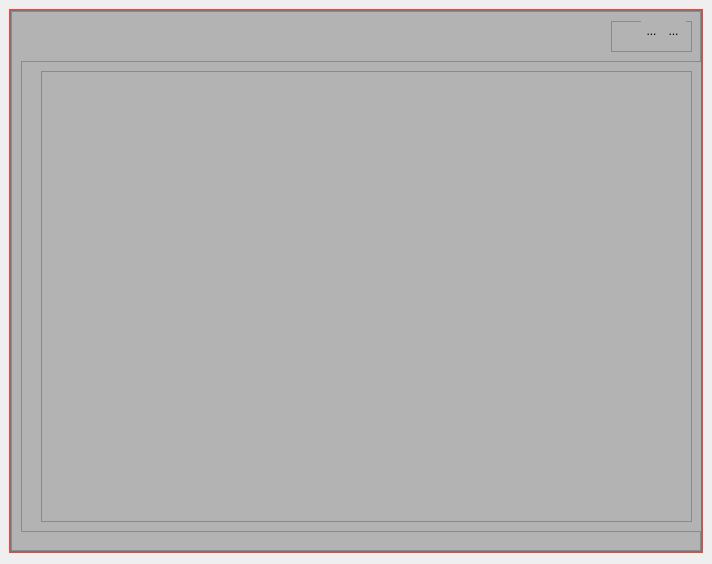
<?xml version="1.0" encoding="UTF-8"?>
<ui version="4.0">
 <class>consulta_cliente</class>
 <widget class="QWidget" name="consulta_cliente">
  <property name="geometry">
   <rect>
    <x>0</x>
    <y>0</y>
    <width>712</width>
    <height>564</height>
   </rect>
  </property>
  <property name="windowTitle">
   <string>Form</string>
  </property>
  <property name="styleSheet">
   <string notr="true"/>
  </property>
  <layout class="QVBoxLayout" name="verticalLayout">
   <property name="leftMargin">
    <number>9</number>
   </property>
   <property name="topMargin">
    <number>9</number>
   </property>
   <property name="rightMargin">
    <number>9</number>
   </property>
   <item>
    <widget class="QFrame" name="central_frame">
     <property name="styleSheet">
      <string notr="true">QWidget#central_frame{border: 1px solid rgb(249,66,58);}</string>
     </property>
     <property name="frameShape">
      <enum>QFrame::StyledPanel</enum>
     </property>
     <property name="frameShadow">
      <enum>QFrame::Raised</enum>
     </property>
     <layout class="QVBoxLayout" name="verticalLayout_2">
      <property name="spacing">
       <number>0</number>
      </property>
      <property name="leftMargin">
       <number>0</number>
      </property>
      <property name="topMargin">
       <number>0</number>
      </property>
      <property name="rightMargin">
       <number>0</number>
      </property>
      <property name="bottomMargin">
       <number>0</number>
      </property>
      <item>
       <widget class="QFrame" name="background_frame">
        <property name="styleSheet">
         <string notr="true">background-color: rgb(151, 153, 155);

</string>
        </property>
        <property name="frameShape">
         <enum>QFrame::StyledPanel</enum>
        </property>
        <property name="frameShadow">
         <enum>QFrame::Raised</enum>
        </property>
        <layout class="QVBoxLayout" name="verticalLayout_3">
         <property name="spacing">
          <number>0</number>
         </property>
         <property name="leftMargin">
          <number>0</number>
         </property>
         <property name="topMargin">
          <number>0</number>
         </property>
         <property name="rightMargin">
          <number>0</number>
         </property>
         <property name="bottomMargin">
          <number>0</number>
         </property>
         <item>
          <widget class="QFrame" name="contenido_frame">
           <property name="styleSheet">
            <string notr="true">background-color: rgb(179, 179, 179)</string>
           </property>
           <property name="frameShape">
            <enum>QFrame::StyledPanel</enum>
           </property>
           <property name="frameShadow">
            <enum>QFrame::Raised</enum>
           </property>
           <widget class="QFrame" name="botones_frame">
            <property name="geometry">
             <rect>
              <x>600</x>
              <y>10</y>
              <width>81</width>
              <height>31</height>
             </rect>
            </property>
            <property name="frameShape">
             <enum>QFrame::StyledPanel</enum>
            </property>
            <property name="frameShadow">
             <enum>QFrame::Raised</enum>
            </property>
            <widget class="QToolButton" name="minimizar">
             <property name="geometry">
              <rect>
               <x>30</x>
               <y>0</y>
               <width>21</width>
               <height>20</height>
              </rect>
             </property>
             <property name="styleSheet">
              <string notr="true">border-style: solid;
border-with 0px;</string>
             </property>
             <property name="text">
              <string>...</string>
             </property>
             <property name="icon">
              <iconset>
               <normaloff>../assets/Iconos/minimize-window.png</normaloff>../assets/Iconos/minimize-window.png</iconset>
             </property>
             <property name="iconSize">
              <size>
               <width>25</width>
               <height>25</height>
              </size>
             </property>
            </widget>
            <widget class="QToolButton" name="maximizar">
             <property name="geometry">
              <rect>
               <x>50</x>
               <y>0</y>
               <width>25</width>
               <height>19</height>
              </rect>
             </property>
             <property name="styleSheet">
              <string notr="true">border-style: solid;
border-with 0px;</string>
             </property>
             <property name="text">
              <string>...</string>
             </property>
             <property name="icon">
              <iconset>
               <normaloff>../assets/Iconos/close-window.png</normaloff>../assets/Iconos/close-window.png</iconset>
             </property>
             <property name="iconSize">
              <size>
               <width>25</width>
               <height>25</height>
              </size>
             </property>
            </widget>
           </widget>
           <widget class="QFrame" name="tabla_frame">
            <property name="geometry">
             <rect>
              <x>10</x>
              <y>50</y>
              <width>691</width>
              <height>471</height>
             </rect>
            </property>
            <property name="frameShape">
             <enum>QFrame::StyledPanel</enum>
            </property>
            <property name="frameShadow">
             <enum>QFrame::Raised</enum>
            </property>
            <widget class="QTableWidget" name="tabla_cheques">
             <property name="geometry">
              <rect>
               <x>20</x>
               <y>10</y>
               <width>651</width>
               <height>451</height>
              </rect>
             </property>
             <property name="rowCount">
              <number>4</number>
             </property>
             <attribute name="horizontalHeaderVisible">
              <bool>true</bool>
             </attribute>
             <attribute name="horizontalHeaderHighlightSections">
              <bool>true</bool>
             </attribute>
             <attribute name="horizontalHeaderStretchLastSection">
              <bool>true</bool>
             </attribute>
             <attribute name="verticalHeaderVisible">
              <bool>false</bool>
             </attribute>
             <row>
              <property name="text">
               <string/>
              </property>
             </row>
             <row>
              <property name="text">
               <string/>
              </property>
             </row>
             <row/>
             <row/>
            </widget>
           </widget>
          </widget>
         </item>
        </layout>
       </widget>
      </item>
     </layout>
    </widget>
   </item>
  </layout>
 </widget>
 <resources/>
 <connections/>
</ui>
